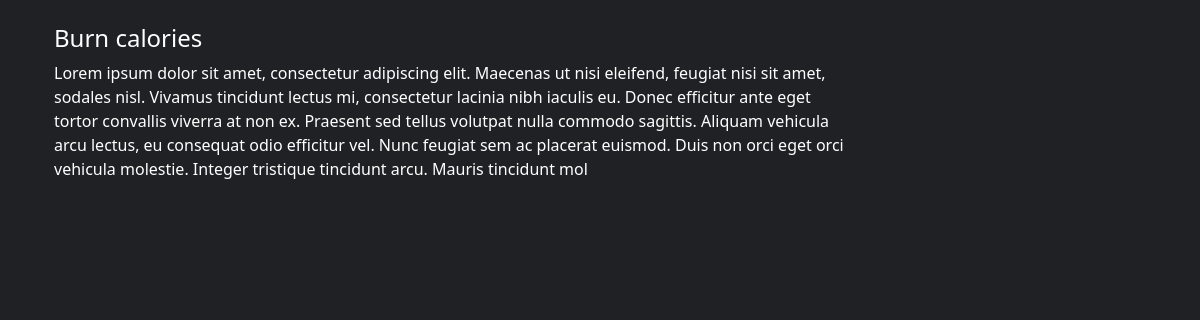
Screenshot of /task/10/ with the database file from the repository.
### toDoIt/models.py (models this page shows, shortened)
class Task(models.Model):
    title = models.CharField(max_length=100)
    description = models.TextField(max_length=500)
    active = models.BooleanField(default=True)
    class Meta:
        verbose_name = ("Task")
        verbose_name_plural = ("Tasks")

### toDoIt/views.py (the view)
# urls.py: path('task/<str:pk>/', TaskDetail.as_view(), name='task-detail'),
class TaskDetail(DetailView):
	model = Task
	template_name = "toDoIt/task_detail.html"
	context_object_name = "task"

### toDoIt/templates/toDoIt/task_detail.html
{% extends 'base.html' %}
{% block content %}
    <div class="container">
        <div class="row w-75">
            <h4 class="mt-4">{{task.title}}</h4>
            <p>{{task.description}}</p>
        </div>
    </div>
{% endblock content %}

### static/styles.css (style rules this page uses)
* { color: white; font-weight: 400; }

### rows the page displays
Task: title "Burn calories", description "Lorem ipsum dolor sit amet, consectetur adipiscing elit. Maecenas ut nisi eleifend, feugiat nisi sit amet, sodales nisl. Vivamus tincidunt lectus mi, consectetur lacinia nibh iaculis eu. Donec efficitur ante eget tortor convallis viverra at non ex. Praesent sed tellus volutpat nulla commodo sagittis. Aliquam vehicula arcu lectus, eu consequat odio efficitur vel. Nunc feugiat sem ac placerat euismod. Duis non orci eget orci vehicula molestie. Integer tristique tincidunt arcu. Mauris tincidunt mol"
